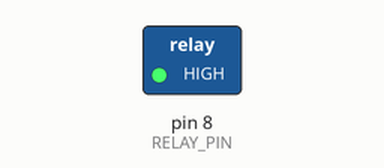
This sketch was run on a simulated Arduino Uno, built with avr-gcc and run on an emulated ATmega328P. Shown: switched loads named in the sketch (green lamp = pin HIGH).

Above: at 2.5 s.
At 7.5 s:
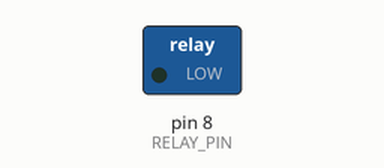
Timing chart, 0 to 13.0 s (numbered marks = the images above):
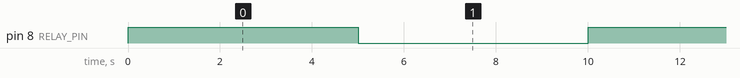

The sketch:

solenoid_lock_test.ino
```cpp
const int RELAY_PIN = 8;  // the Arduino pin, which connects to the IN pin of relay

// the setup function runs once when you press reset or power the board
void setup() {
  // initialize digital pin 3 as an output.
  pinMode(RELAY_PIN, OUTPUT);
}

// the loop function runs over and over again forever
void loop() {
  digitalWrite(RELAY_PIN, HIGH); // unlock the door
  delay(5000);
  digitalWrite(RELAY_PIN, LOW);  // lock the door
  delay(5000);
}
```

Measured:
- by itself, pin 8 (RELAY_PIN): alternates HIGH for 5.0 s and LOW for 5.0 s
